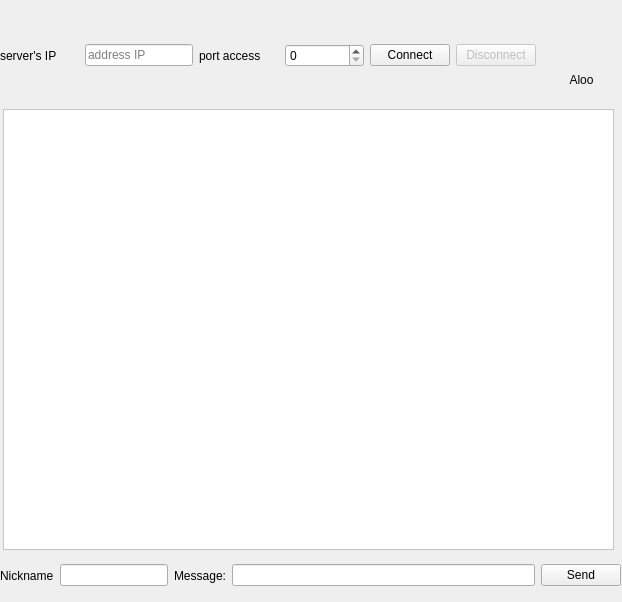
<?xml version="1.0" encoding="UTF-8"?>
<ui version="4.0">
 <class>mainWindowClient</class>
 <widget class="QWidget" name="mainWindowClient">
  <property name="geometry">
   <rect>
    <x>0</x>
    <y>0</y>
    <width>622</width>
    <height>602</height>
   </rect>
  </property>
  <property name="windowTitle">
   <string>Form</string>
  </property>
  <widget class="QWidget" name="horizontalLayoutWidget">
   <property name="geometry">
    <rect>
     <x>0</x>
     <y>10</y>
     <width>621</width>
     <height>91</height>
    </rect>
   </property>
   <layout class="QHBoxLayout" name="horizontalLayout">
    <item>
     <widget class="QLabel" name="addrIPLine">
      <property name="text">
       <string>server's IP</string>
      </property>
     </widget>
    </item>
    <item>
     <widget class="QLineEdit" name="ipAddresse">
      <property name="sizePolicy">
       <sizepolicy hsizetype="Preferred" vsizetype="Fixed">
        <horstretch>0</horstretch>
        <verstretch>0</verstretch>
       </sizepolicy>
      </property>
      <property name="placeholderText">
       <string>address IP</string>
      </property>
     </widget>
    </item>
    <item>
     <widget class="QLabel" name="portLine">
      <property name="text">
       <string>port access</string>
      </property>
     </widget>
    </item>
    <item>
     <widget class="QSpinBox" name="portSpinBox">
      <property name="sizePolicy">
       <sizepolicy hsizetype="Minimum" vsizetype="Fixed">
        <horstretch>0</horstretch>
        <verstretch>0</verstretch>
       </sizepolicy>
      </property>
      <property name="minimumSize">
       <size>
        <width>60</width>
        <height>0</height>
       </size>
      </property>
      <property name="maximum">
       <number>65535</number>
      </property>
     </widget>
    </item>
    <item>
     <widget class="QPushButton" name="ConnectButton">
      <property name="text">
       <string>Connect</string>
      </property>
     </widget>
    </item>
    <item>
     <widget class="QPushButton" name="disconnectButton">
      <property name="enabled">
       <bool>false</bool>
      </property>
      <property name="text">
       <string>Disconnect</string>
      </property>
     </widget>
    </item>
    <item>
     <layout class="QVBoxLayout" name="verticalLayout">
      <item>
       <widget class="QLabel" name="logoLabel">
        <property name="enabled">
         <bool>true</bool>
        </property>
        <property name="sizePolicy">
         <sizepolicy hsizetype="Preferred" vsizetype="Preferred">
          <horstretch>0</horstretch>
          <verstretch>0</verstretch>
         </sizepolicy>
        </property>
        <property name="autoFillBackground">
         <bool>false</bool>
        </property>
        <property name="text">
         <string/>
        </property>
        <property name="pixmap">
         <pixmap>img/iconApp.png</pixmap>
        </property>
        <property name="alignment">
         <set>Qt::AlignCenter</set>
        </property>
       </widget>
      </item>
      <item>
       <widget class="QLabel" name="label_2">
        <property name="text">
         <string>Aloo</string>
        </property>
        <property name="alignment">
         <set>Qt::AlignCenter</set>
        </property>
       </widget>
      </item>
     </layout>
    </item>
   </layout>
  </widget>
  <widget class="QTextEdit" name="chatZone">
   <property name="enabled">
    <bool>true</bool>
   </property>
   <property name="geometry">
    <rect>
     <x>3</x>
     <y>109</y>
     <width>611</width>
     <height>441</height>
    </rect>
   </property>
   <property name="palette">
    <palette>
     <active>
      <colorrole role="Button">
       <brush brushstyle="SolidPattern">
        <color alpha="255">
         <red>255</red>
         <green>255</green>
         <blue>255</blue>
        </color>
       </brush>
      </colorrole>
      <colorrole role="Light">
       <brush brushstyle="SolidPattern">
        <color alpha="255">
         <red>255</red>
         <green>255</green>
         <blue>255</blue>
        </color>
       </brush>
      </colorrole>
      <colorrole role="Midlight">
       <brush brushstyle="SolidPattern">
        <color alpha="255">
         <red>255</red>
         <green>255</green>
         <blue>255</blue>
        </color>
       </brush>
      </colorrole>
      <colorrole role="Dark">
       <brush brushstyle="SolidPattern">
        <color alpha="255">
         <red>127</red>
         <green>127</green>
         <blue>127</blue>
        </color>
       </brush>
      </colorrole>
      <colorrole role="Mid">
       <brush brushstyle="SolidPattern">
        <color alpha="255">
         <red>170</red>
         <green>170</green>
         <blue>170</blue>
        </color>
       </brush>
      </colorrole>
      <colorrole role="Text">
       <brush brushstyle="SolidPattern">
        <color alpha="255">
         <red>0</red>
         <green>0</green>
         <blue>0</blue>
        </color>
       </brush>
      </colorrole>
      <colorrole role="BrightText">
       <brush brushstyle="SolidPattern">
        <color alpha="255">
         <red>255</red>
         <green>255</green>
         <blue>255</blue>
        </color>
       </brush>
      </colorrole>
      <colorrole role="ButtonText">
       <brush brushstyle="SolidPattern">
        <color alpha="255">
         <red>0</red>
         <green>0</green>
         <blue>0</blue>
        </color>
       </brush>
      </colorrole>
      <colorrole role="Base">
       <brush brushstyle="SolidPattern">
        <color alpha="255">
         <red>255</red>
         <green>255</green>
         <blue>255</blue>
        </color>
       </brush>
      </colorrole>
      <colorrole role="Window">
       <brush brushstyle="SolidPattern">
        <color alpha="255">
         <red>255</red>
         <green>255</green>
         <blue>255</blue>
        </color>
       </brush>
      </colorrole>
      <colorrole role="Shadow">
       <brush brushstyle="SolidPattern">
        <color alpha="255">
         <red>0</red>
         <green>0</green>
         <blue>0</blue>
        </color>
       </brush>
      </colorrole>
      <colorrole role="AlternateBase">
       <brush brushstyle="SolidPattern">
        <color alpha="255">
         <red>255</red>
         <green>255</green>
         <blue>255</blue>
        </color>
       </brush>
      </colorrole>
      <colorrole role="ToolTipBase">
       <brush brushstyle="SolidPattern">
        <color alpha="255">
         <red>255</red>
         <green>255</green>
         <blue>220</blue>
        </color>
       </brush>
      </colorrole>
      <colorrole role="ToolTipText">
       <brush brushstyle="SolidPattern">
        <color alpha="255">
         <red>0</red>
         <green>0</green>
         <blue>0</blue>
        </color>
       </brush>
      </colorrole>
      <colorrole role="PlaceholderText">
       <brush brushstyle="SolidPattern">
        <color alpha="128">
         <red>0</red>
         <green>0</green>
         <blue>0</blue>
        </color>
       </brush>
      </colorrole>
     </active>
     <inactive>
      <colorrole role="Button">
       <brush brushstyle="SolidPattern">
        <color alpha="255">
         <red>255</red>
         <green>255</green>
         <blue>255</blue>
        </color>
       </brush>
      </colorrole>
      <colorrole role="Light">
       <brush brushstyle="SolidPattern">
        <color alpha="255">
         <red>255</red>
         <green>255</green>
         <blue>255</blue>
        </color>
       </brush>
      </colorrole>
      <colorrole role="Midlight">
       <brush brushstyle="SolidPattern">
        <color alpha="255">
         <red>255</red>
         <green>255</green>
         <blue>255</blue>
        </color>
       </brush>
      </colorrole>
      <colorrole role="Dark">
       <brush brushstyle="SolidPattern">
        <color alpha="255">
         <red>127</red>
         <green>127</green>
         <blue>127</blue>
        </color>
       </brush>
      </colorrole>
      <colorrole role="Mid">
       <brush brushstyle="SolidPattern">
        <color alpha="255">
         <red>170</red>
         <green>170</green>
         <blue>170</blue>
        </color>
       </brush>
      </colorrole>
      <colorrole role="Text">
       <brush brushstyle="SolidPattern">
        <color alpha="255">
         <red>0</red>
         <green>0</green>
         <blue>0</blue>
        </color>
       </brush>
      </colorrole>
      <colorrole role="BrightText">
       <brush brushstyle="SolidPattern">
        <color alpha="255">
         <red>255</red>
         <green>255</green>
         <blue>255</blue>
        </color>
       </brush>
      </colorrole>
      <colorrole role="ButtonText">
       <brush brushstyle="SolidPattern">
        <color alpha="255">
         <red>0</red>
         <green>0</green>
         <blue>0</blue>
        </color>
       </brush>
      </colorrole>
      <colorrole role="Base">
       <brush brushstyle="SolidPattern">
        <color alpha="255">
         <red>255</red>
         <green>255</green>
         <blue>255</blue>
        </color>
       </brush>
      </colorrole>
      <colorrole role="Window">
       <brush brushstyle="SolidPattern">
        <color alpha="255">
         <red>255</red>
         <green>255</green>
         <blue>255</blue>
        </color>
       </brush>
      </colorrole>
      <colorrole role="Shadow">
       <brush brushstyle="SolidPattern">
        <color alpha="255">
         <red>0</red>
         <green>0</green>
         <blue>0</blue>
        </color>
       </brush>
      </colorrole>
      <colorrole role="AlternateBase">
       <brush brushstyle="SolidPattern">
        <color alpha="255">
         <red>255</red>
         <green>255</green>
         <blue>255</blue>
        </color>
       </brush>
      </colorrole>
      <colorrole role="ToolTipBase">
       <brush brushstyle="SolidPattern">
        <color alpha="255">
         <red>255</red>
         <green>255</green>
         <blue>220</blue>
        </color>
       </brush>
      </colorrole>
      <colorrole role="ToolTipText">
       <brush brushstyle="SolidPattern">
        <color alpha="255">
         <red>0</red>
         <green>0</green>
         <blue>0</blue>
        </color>
       </brush>
      </colorrole>
      <colorrole role="PlaceholderText">
       <brush brushstyle="SolidPattern">
        <color alpha="128">
         <red>0</red>
         <green>0</green>
         <blue>0</blue>
        </color>
       </brush>
      </colorrole>
     </inactive>
     <disabled>
      <colorrole role="Button">
       <brush brushstyle="SolidPattern">
        <color alpha="255">
         <red>255</red>
         <green>255</green>
         <blue>255</blue>
        </color>
       </brush>
      </colorrole>
      <colorrole role="Light">
       <brush brushstyle="SolidPattern">
        <color alpha="255">
         <red>255</red>
         <green>255</green>
         <blue>255</blue>
        </color>
       </brush>
      </colorrole>
      <colorrole role="Midlight">
       <brush brushstyle="SolidPattern">
        <color alpha="255">
         <red>255</red>
         <green>255</green>
         <blue>255</blue>
        </color>
       </brush>
      </colorrole>
      <colorrole role="Dark">
       <brush brushstyle="SolidPattern">
        <color alpha="255">
         <red>127</red>
         <green>127</green>
         <blue>127</blue>
        </color>
       </brush>
      </colorrole>
      <colorrole role="Mid">
       <brush brushstyle="SolidPattern">
        <color alpha="255">
         <red>170</red>
         <green>170</green>
         <blue>170</blue>
        </color>
       </brush>
      </colorrole>
      <colorrole role="Text">
       <brush brushstyle="SolidPattern">
        <color alpha="255">
         <red>127</red>
         <green>127</green>
         <blue>127</blue>
        </color>
       </brush>
      </colorrole>
      <colorrole role="BrightText">
       <brush brushstyle="SolidPattern">
        <color alpha="255">
         <red>255</red>
         <green>255</green>
         <blue>255</blue>
        </color>
       </brush>
      </colorrole>
      <colorrole role="ButtonText">
       <brush brushstyle="SolidPattern">
        <color alpha="255">
         <red>127</red>
         <green>127</green>
         <blue>127</blue>
        </color>
       </brush>
      </colorrole>
      <colorrole role="Base">
       <brush brushstyle="SolidPattern">
        <color alpha="255">
         <red>255</red>
         <green>255</green>
         <blue>255</blue>
        </color>
       </brush>
      </colorrole>
      <colorrole role="Window">
       <brush brushstyle="SolidPattern">
        <color alpha="255">
         <red>255</red>
         <green>255</green>
         <blue>255</blue>
        </color>
       </brush>
      </colorrole>
      <colorrole role="Shadow">
       <brush brushstyle="SolidPattern">
        <color alpha="255">
         <red>0</red>
         <green>0</green>
         <blue>0</blue>
        </color>
       </brush>
      </colorrole>
      <colorrole role="AlternateBase">
       <brush brushstyle="SolidPattern">
        <color alpha="255">
         <red>255</red>
         <green>255</green>
         <blue>255</blue>
        </color>
       </brush>
      </colorrole>
      <colorrole role="ToolTipBase">
       <brush brushstyle="SolidPattern">
        <color alpha="255">
         <red>255</red>
         <green>255</green>
         <blue>220</blue>
        </color>
       </brush>
      </colorrole>
      <colorrole role="ToolTipText">
       <brush brushstyle="SolidPattern">
        <color alpha="255">
         <red>0</red>
         <green>0</green>
         <blue>0</blue>
        </color>
       </brush>
      </colorrole>
      <colorrole role="PlaceholderText">
       <brush brushstyle="SolidPattern">
        <color alpha="128">
         <red>0</red>
         <green>0</green>
         <blue>0</blue>
        </color>
       </brush>
      </colorrole>
     </disabled>
    </palette>
   </property>
  </widget>
  <widget class="QWidget" name="horizontalLayoutWidget_2">
   <property name="geometry">
    <rect>
     <x>0</x>
     <y>550</y>
     <width>621</width>
     <height>51</height>
    </rect>
   </property>
   <layout class="QHBoxLayout" name="horizontalLayout_2">
    <item>
     <widget class="QLabel" name="nameLabel">
      <property name="text">
       <string>Nickname</string>
      </property>
     </widget>
    </item>
    <item>
     <widget class="QLineEdit" name="nickName">
      <property name="sizePolicy">
       <sizepolicy hsizetype="Fixed" vsizetype="Fixed">
        <horstretch>0</horstretch>
        <verstretch>0</verstretch>
       </sizepolicy>
      </property>
     </widget>
    </item>
    <item>
     <widget class="QLabel" name="MessageLabel">
      <property name="text">
       <string>Message:</string>
      </property>
     </widget>
    </item>
    <item>
     <widget class="QLineEdit" name="zoneMessage"/>
    </item>
    <item>
     <widget class="QPushButton" name="sendButton">
      <property name="text">
       <string>Send</string>
      </property>
     </widget>
    </item>
   </layout>
  </widget>
 </widget>
 <resources/>
 <connections/>
</ui>
